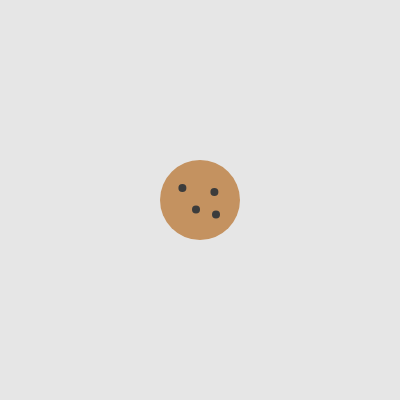
Frame 1 (no input)
Frame 60 (no input): identical to frame 1, image omitted
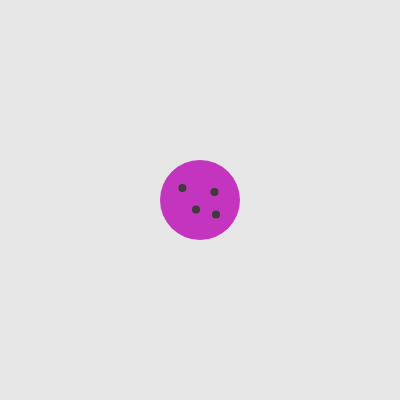
Frame 120 (the mouse pressed at the canvas centre since frame 60)

The p5.js sketch that drew these frames (run headless with seeded random() and noise() and a simulated clock; from frame 60 on, the mouse is pressed at the canvas centre):

// p5.js sketch
// ── sketch.js
// DM2008 – Activity 4a
// Bake a Cookie (30 min)

let cookie;

function setup() {
  createCanvas(400, 400);
  noStroke();
  // Step 3: make one cookie object
  cookie = new Cookie("chocolate", 80, width / 2, height / 2);
}

function draw() {
  background(230);

  // Step 4: call the cookie’s show() method
  cookie.show();
}

// Step 1: define the Cookie class
class Cookie {
  constructor(flavor, size, x, y) {
    // set up required properties
    this.flavor = flavor;
    this.size = size;
    this.x = x;
    this.y = y;
    this.color = color(196, 146, 96);
  }

  // Step 2: display the cookie
  show() {
    fill(this.color);

    //if (this.flavor == "chocolate") {
    //fill(196, 146, 96);
    // } else
    // fill(220, 180, 120);
    ellipse(this.x, this.y, this.size);
    
    const s = this.size * 0.1;
    fill(60);
    ellipse(this.x - this.size*0.22, this.y - this.size*0.15, s);
    ellipse(this.x + this.size*0.18, this.y - this.size*0.10, s);
    ellipse(this.x - this.size*0.05, this.y + this.size*0.12, s);
    ellipse(this.x + this.size*0.20, this.y + this.size*0.18, s);
  }

  move(arrow) {
    if (arrow === "right") this.x += 10;
    if (arrow === "left") this.x -= 10;
  }
  changeColor() {
    this.color = color(random(50, 255), random(0, 255), random(0, 255));
  }
}

// Step 5: add movement (keyboard arrows)
function keyPressed() {
  if (keyCode === RIGHT_ARROW) {
    cookie.move("right");
  } else if (keyCode === LEFT_ARROW) {
    cookie.move("left");
  }
}
// Step 6: add flavor randomizer (mouse click)
function mousePressed() {
  //generate new random , but only once when user clicks
  cookie.changeColor();
  color;
}
